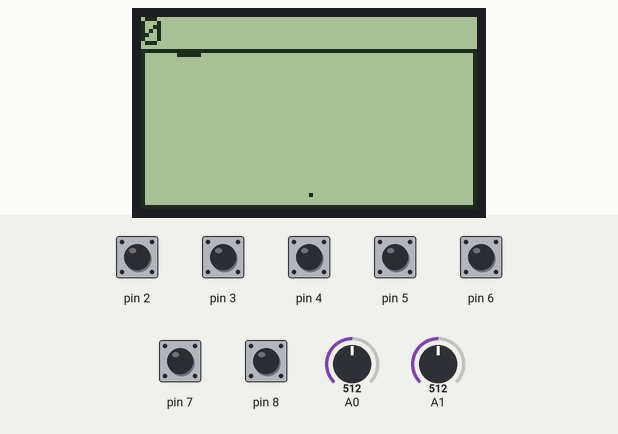
A program run on a simulated Arduino Uno, built with avr-gcc and run on an emulated ATmega328P. Parts: 84×48 one-colour display. The test bench sets the inputs (shaded band); at power-on: pin 2–8 HIGH, A1 = 512, A0 = 512. Random numbers use the default seed unless the program sets one.

Above: at 1.2 s.
1.3 s: A1 set to 306
At 1.76 s:
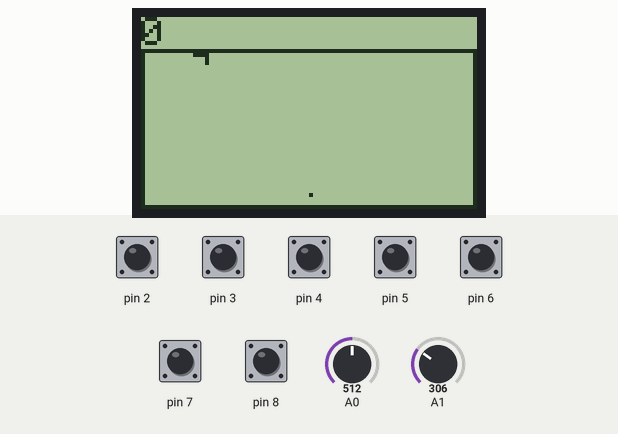
3.0 s: pin 3 pulled LOW for 0.15 s
At 3.28 s:
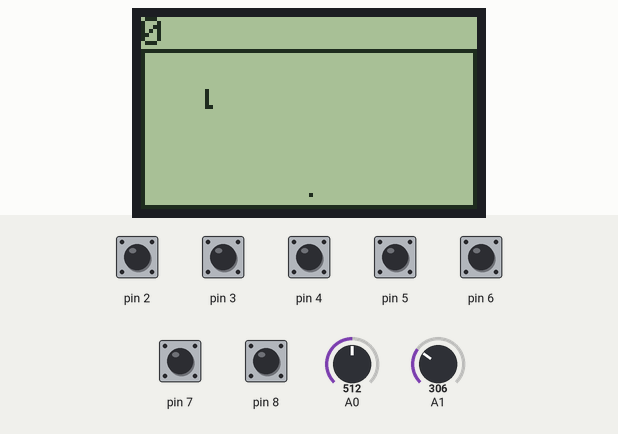
4.7 s: pin 5 pulled LOW for 0.15 s
At 4.93 s:
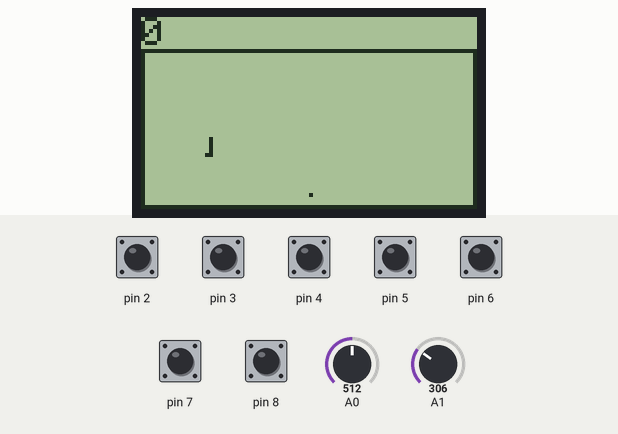
6.3 s: pin 7 pulled LOW for 0.15 s
At 6.44 s:
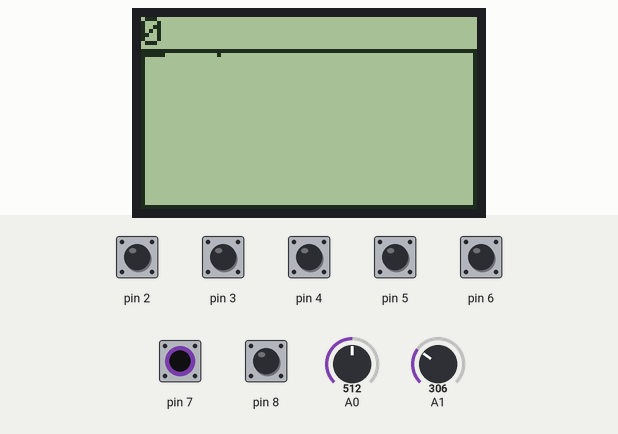
9.4 s: pin 3 pulled LOW for 1 s
At 9.73 s:
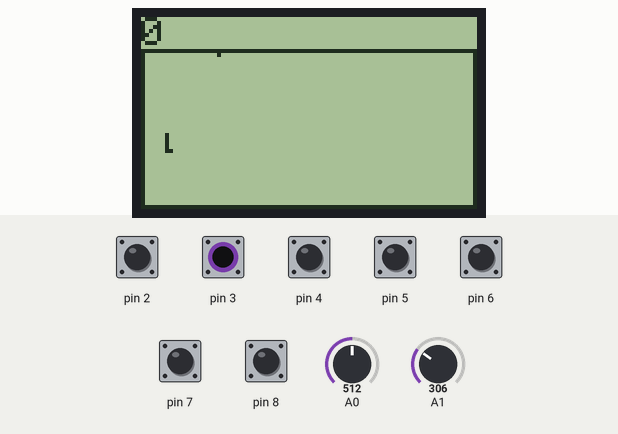
11.9 s: pin 5 pulled LOW for 1 s
At 14.5 s:
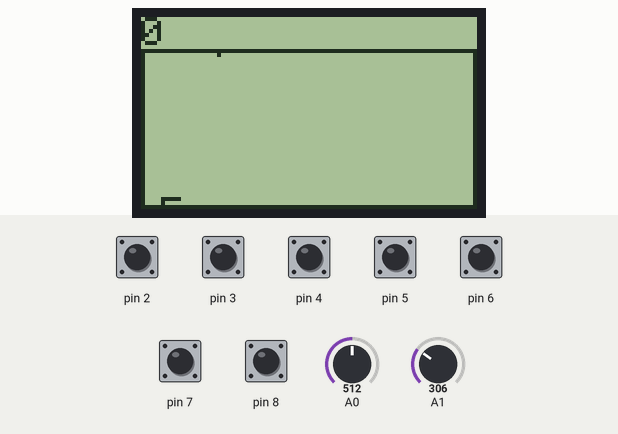

The program:

main.cpp
```cpp
#include <snake.h>
#include <JoystickShield.h>

#define LENGTH_NCREASE  10
uint8_t increaseCounter = 0;
uint8_t speedDelay = 100;

Adafruit_PCD8544 display = Adafruit_PCD8544(9, 10, 11, 12, 13);
JoystickShield joystickShield;

pixel seed {0,0};

uint8_t const screenLeft = 0;
uint8_t const screenTop = 8;
uint8_t const screenRight = display.width();
uint8_t const screenBottom = display.height();

Snake snake = Snake(screenTop,screenLeft,screenRight-1,screenBottom-1,&display);
bool bCanMove = true;
uint8_t score = 0;
DIRECTION dir = dRIGHT;

void dispalyHeader(uint8_t info1, uint8_t info2 = 0)
{
    display.setTextSize(1);
    display.setTextColor(BLACK);
    display.setCursor(0,0);
    display.print(info1);
    if(info2!=0)
    {
        display.print(' ');
        display.print(info2);
    }
    display.display();
}

bool PixelIsBlack(pixel p)
{
    return display.getPixel(p.x,p.y) == BLACK;
}

pixel getRandSeed(uint8_t avoidSnakeInit = 0)
{
    pixel p;

    do {
        p.x = screenLeft + (rand() % (screenRight-screenLeft));
        p.y = screenTop + avoidSnakeInit + (rand() % (screenBottom-screenTop));
    } while (PixelIsBlack(p));

    return p;
}

void JSup()
{
    dir = dUP;
}

void JSdown()
{
    dir = dDOWN;
}

void JSright()
{
    dir = dRIGHT;
}

void JSleft()
{
    dir = dLEFT;
}

void JSFbutton()
{
    snake.Init();
    bCanMove = true;
    increaseCounter = 0;
    speedDelay = 100;
    score = 0;
    dir = dRIGHT;
    seed = getRandSeed(1);
}

void setup() {
    // put your setup code here, to run once:
    Serial.begin(9600);

    //Initialize Display
    display.begin();
    display.setContrast(57);

    // Joystick Init & Callbacks
    joystickShield.calibrateJoystick();
    joystickShield.onJSUp(&JSup);
    joystickShield.onJSRight(&JSright);
    joystickShield.onJSDown(&JSdown);
    joystickShield.onJSLeft(&JSleft);
    joystickShield.onUpButton(&JSup);
    joystickShield.onRightButton(&JSright);
    joystickShield.onDownButton(&JSdown);
    joystickShield.onLeftButton(&JSleft);
    joystickShield.onFButton(&JSFbutton);

    srand(0);
    seed = getRandSeed(1);
}

void loop() {
    joystickShield.processCallbacks();

    if(bCanMove)
    {
        display.clearDisplay();

        display.drawRect(screenLeft, screenTop, screenRight-screenLeft, screenBottom-screenTop, BLACK);
        dispalyHeader(score);
        snake.draw();

        display.drawPixel(seed.x, seed.y, BLACK);
        display.display();

        delay(speedDelay);

        snake.move(dir, increaseCounter!=0);

        pixel p = snake.getSnakeHead();
        if(p.x==seed.x && p.y==seed.y)
        {
            score++;
            if(score % 7 == 0 && speedDelay > 25)
                speedDelay-=25;

            increaseCounter = LENGTH_NCREASE;
            seed = getRandSeed();
         }
        else
        {
            if(increaseCounter!=0)
                increaseCounter--;

            bCanMove = !PixelIsBlack(p);
        }
    }
}
```

JoystickShield.h
```cpp
// (licence header left out)
#ifndef JoystickShield_H
#define JoystickShield_H

#define CENTERTOLERANCE 5

// Compatibility for Arduino 1.0

#if ARDUINO >= 100
    #include <Arduino.h>
#else
    #include <WProgram.h>
#endif

/**
 * Enum to hold the different states of the Joystick
 *
 */
enum JoystickStates {
    CENTER,  // 0
    UP,
    RIGHT_UP,
    RIGHT,
    RIGHT_DOWN,
    DOWN,
    LEFT_DOWN,
    LEFT,
    LEFT_UP   //8
};


static const bool ALL_BUTTONS_OFF[7] = {false, false, false, false, false, false, false};

/**
 * Class to encapsulate JoystickShield
 */
class JoystickShield {

public:

    JoystickShield(); // constructor

    void setJoystickPins (byte pinX, byte pinY);
    void setButtonPins(byte pinSelect, byte pinUp, byte pinRight, byte pinDown, byte pinLeft, byte pinF, byte pinE);
    void setButtonPinsUnpressedState(byte pinSelect, byte pinUp, byte pinRight, byte pinDown, byte pinLeft, byte pinF, byte pinE);
    void setThreshold(int xLow, int xHigh, int yLow, int yHigh);

    void processEvents();
    void processCallbacks();

	void calibrateJoystick();

    // Joystick events
    bool isCenter();
    bool isUp();
    bool isRightUp();
    bool isRight();
    bool isRightDown();
    bool isDown();
    bool isLeftDown();
    bool isLeft();
    bool isLeftUp();
	bool isNotCenter();

	// Joystick coordinates
	int xAmplitude();
	int yAmplitude();

    // Button events
    bool isJoystickButton();
    bool isUpButton();
    bool isRightButton();
    bool isDownButton();
    bool isLeftButton();
	bool isFButton();
	bool isEButton();

    // Joystick callbacks
    void onJSCenter(void (*centerCallback)(void));
    void onJSUp(void (*upCallback)(void));
    void onJSRightUp(void (*rightUpCallback)(void));
    void onJSRight(void (*rightCallback)(void));
    void onJSRightDown(void (*rightDownCallback)(void));
    void onJSDown(void (*downCallback)(void));
    void onJSLeftDown(void (*leftDownCallback)(void));
    void onJSLeft(void (*leftCallback)(void));
    void onJSLeftUp(void (*leftUpCallback)(void));
	void onJSnotCenter(void (*notCenterCallback)(void));

    // Button callbacks
    void onJoystickButton(void (*jsButtonCallback)(void));
    void onUpButton(void (*upButtonCallback)(void));
    void onRightButton(void (*rightButtonCallback)(void));
    void onDownButton(void (*downButtonCallback)(void));
    void onLeftButton(void (*leftButtonCallback)(void));
	void onFButton(void (*FButtonCallback)(void));
	void onEButton(void (*EButtonCallback)(void));

private:

    // threshold values
    int x_threshold_low;
    int x_threshold_high;
    int y_threshold_low;
    int y_threshold_high;

    // joystick pins
    byte pin_analog_x;
    byte pin_analog_y;

    //button pins
    byte pin_joystick_button;
    byte pin_up_button;
    byte pin_right_button;
    byte pin_down_button;
    byte pin_left_button;
	byte pin_F_button;
	byte pin_E_button;

	byte pin_joystick_button_unpressed;
	byte pin_up_button_unpressed;
	byte pin_right_button_unpressed;
	byte pin_down_button_unpressed;
	byte pin_left_button_unpressed;
	byte pin_F_button_unpressed;
	byte pin_E_button_unpressed;

	// joystick
	byte joystickStroke;
	int x_position;
	int y_position;

    //current states of Joystick
    JoystickStates currentStatus;

    // array of button states to allow multiple buttons to be pressed concurrently
    // order is up, right, down, left, e, f, joystick
    bool buttonStates[7];

    // Joystick callbacks
    void (*centerCallback)(void);
    void (*upCallback)(void);
    void (*rightUpCallback)(void);
    void (*rightCallback)(void);
    void (*rightDownCallback)(void);
    void (*downCallback)(void);
    void (*leftDownCallback)(void);
    void (*leftCallback)(void);
    void (*leftUpCallback)(void);
	void (*notCenterCallback)(void);

    // Button callbacks
    void (*jsButtonCallback)(void);
    void (*upButtonCallback)(void);
    void (*rightButtonCallback)(void);
    void (*downButtonCallback)(void);
    void (*leftButtonCallback)(void);
	void (*FButtonCallback)(void);
	void (*EButtonCallback)(void);


    // helper functions
    void clearButtonStates();
    void initializeCallbacks();
};

#endif
```

commonDefs.h
```cpp
#ifndef SNAKE_GAME_H
#define SNAKE_GAME_H

#include <Arduino.h>

enum DIRECTION {dRIGHT, dLEFT, dUP, dDOWN};

struct segment {
    DIRECTION   dir;
    int         nDirCoord;
    int         nPmin;
    int         nPmax;
};

struct pixel {
    int8_t x;
    int8_t y;
};

#endif
```

snake.h
```cpp
#ifndef SNAKE_H
#define SNAKE_H

#include <Adafruit_GFX.h>
#include <Adafruit_PCD8544.h>
#include <vector>

#include <commonDefs.h>

class Snake
{
private:
    int length;
    int topLimit, leftLimit, rightLimit,downLimit;
    std::vector<segment> Segments;
    Adafruit_PCD8544* pDisplay;

public:
    Snake(int tLimit, int lLimit, int rLimit, int dLimit, Adafruit_PCD8544* pdisplay = nullptr);
    ~Snake();

    void Init();
    bool move(DIRECTION dir, bool bIncreaseLength=false);
    pixel getSnakeHead();
    void draw();
};

#endif
```

snake.cpp
```cpp
#include <snake.h>

Snake::Snake(int tLimit, int lLimit, int rLimit, int dLimit, Adafruit_PCD8544* pdisplay)
{
    // Init snake
    pDisplay = pdisplay;
    topLimit = tLimit;
    leftLimit = lLimit;
    rightLimit = rLimit;
    downLimit = dLimit;

    Init();
}

Snake::~Snake()
{
}

void Snake::Init()
{
    Segments.clear();

    length = 5;
    segment firstSeg;
    firstSeg.dir = dRIGHT;
    firstSeg.nDirCoord = topLimit+1;
    firstSeg.nPmax = length;
    firstSeg.nPmin = 0;

    Segments.push_back(firstSeg);
}

pixel Snake::getSnakeHead()
{
    pixel p {0,0};
    int headSegPos = Segments.size()-1;
    switch (Segments[headSegPos].dir)
    {
    case dRIGHT:
        p.x = Segments[headSegPos].nPmax;
        p.y = Segments[headSegPos].nDirCoord;
        break;

    case dLEFT:
        p.x = Segments[headSegPos].nPmin;
        p.y = Segments[headSegPos].nDirCoord;
        break;

    case dUP:
        p.x = Segments[headSegPos].nDirCoord;
        p.y = Segments[headSegPos].nPmin;
        break;

    case dDOWN:
        p.x = Segments[headSegPos].nDirCoord;
        p.y = Segments[headSegPos].nPmax;
        break;
    }

    return p;
}

bool Snake::move(DIRECTION dir, bool bIncreaseLength)
{
    int headSegPos = Segments.size()-1;
    DIRECTION curDir = Segments[headSegPos].dir;
    if(curDir==dir) {
        if(dir==dRIGHT || dir==dDOWN) {
            Segments[headSegPos].nPmax++;
        } else {
            Segments[headSegPos].nPmin--;
        }
    } else {
        if((curDir==dRIGHT && dir==dLEFT) || (curDir==dLEFT && dir==dRIGHT) || (curDir==dUP && dir==dDOWN) || (curDir==dDOWN && dir==dUP))
            return false;

        segment newSeg;
        newSeg.dir = dir;
        newSeg.nDirCoord = (curDir==dRIGHT || curDir==dDOWN) ? Segments[headSegPos].nPmax : Segments[headSegPos].nPmin;
        newSeg.nPmax = newSeg.nPmin = Segments[headSegPos].nDirCoord;

        if(dir==dRIGHT || dir==dDOWN) newSeg.nPmax++;
        if(dir==dLEFT || dir==dUP) newSeg.nPmin--;

        Segments.push_back(newSeg);
    }

    if(!bIncreaseLength) {
        if(Segments[0].dir==dRIGHT || Segments[0].dir==dDOWN) {
            Segments[0].nPmin++;
        } else {
            Segments[0].nPmax--;
        }

        if(Segments[0].nPmax==Segments[0].nPmin)
            Segments.erase(Segments.begin());
    }

    return true;
}

void Snake::draw()
{
    if(pDisplay==nullptr)
        return;

    for(size_t i=0; i<Segments.size(); i++)
    {
        auto segment=Segments[i];
        int x0,y0,x1,y1;
        if(segment.dir==dRIGHT || segment.dir==dLEFT) {
            y0=y1=segment.nDirCoord;
            x0=segment.nPmin;
            x1=segment.nPmax;
        } else {
            x0=x1=segment.nDirCoord;
            y0=segment.nPmin;
            y1=segment.nPmax;
        }

        pDisplay->drawLine(x0,y0,x1,y1,BLACK);
    }
}
```

Source omitted: JoystickShield.cpp (14891 bytes)
